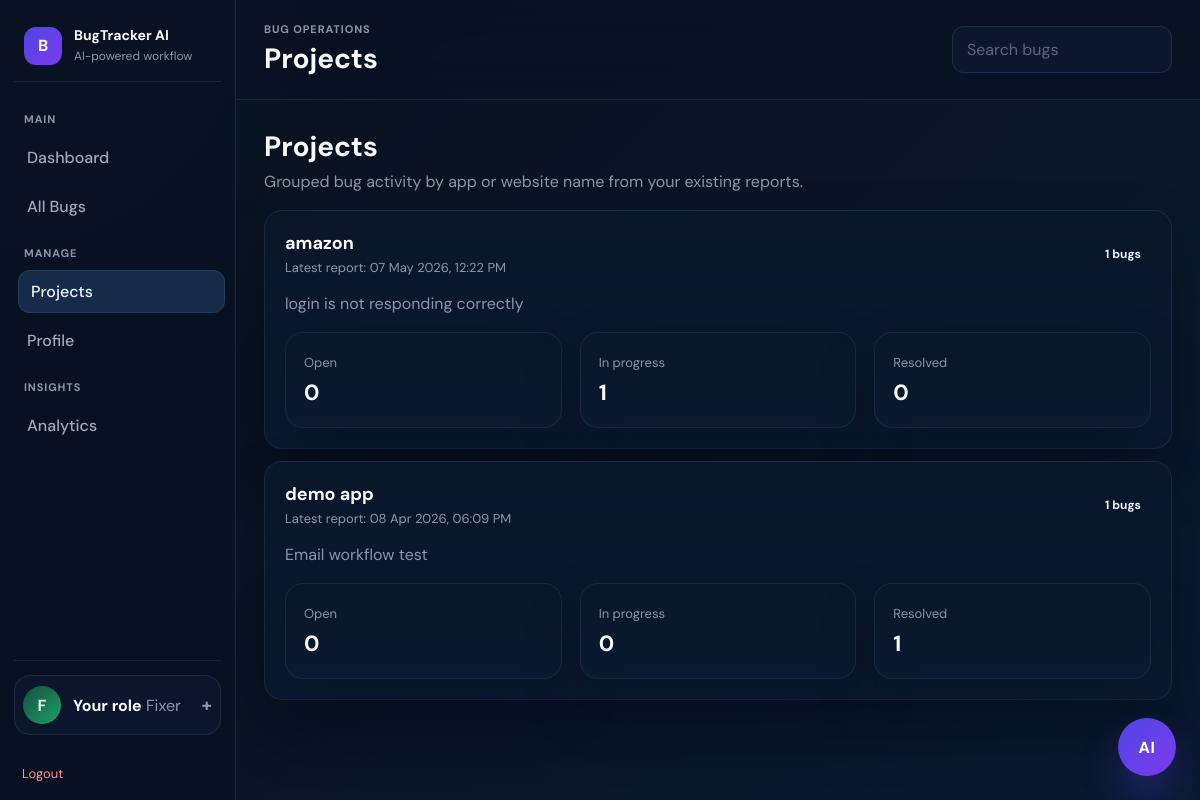
/projects (signed in), run on the app's committed database.
### tables this page shows
CREATE TABLE bugs (
        id INTEGER PRIMARY KEY AUTOINCREMENT,
        title TEXT,
        description TEXT,
        priority TEXT,
        status TEXT,
        assigned_to TEXT,
        created_at TEXT
    , reporter TEXT, app_name TEXT, steps TEXT, expected_result TEXT, actual_result TEXT, contact TEXT, resolution_note TEXT, fixed_at TEXT, screenshot_path TEXT, ai_summary TEXT, ai_priority TEXT, ai_suspected_cause TEXT, ai_fix_plan TEXT, ai_repro_steps TEXT, ai_resolution_summary TEXT);

### app.py (the view)
@app.route("/projects")
def projects():
    if not is_logged_in():
        return redirect(url_for("login"))
    if is_admin():
        bugs = get_all_bugs()
    elif is_fixer():
        bugs = get_bugs_for_fixer(session["user"])
    else:
        bugs = get_bugs_for_reporter(session["user"])
    return render_template(
        "projects.html",
        role=session.get("role", "user"),
        projects=build_project_summaries(bugs),
        active_page="projects"
    )

### app.py (called while the page is built)
def is_logged_in():
    return "user" in session

def is_fixer():
    return session.get("role") == "fixer"

def is_admin():
    return session.get("role") == "admin"

def format_role_label(role):
    labels = {
        "admin": "Admin",
        "fixer": "Fixer",
        "user": "Reporter",
    }
    return labels.get(role, str(role).title())

@app.context_processor
def inject_display_helpers():
    return {
        "display_name": format_display_name,
        "role_label": format_role_label,
    }

def parse_bug_datetime(value):
    if not value:
        return None
    try:
        return datetime.strptime(value, "%d %b %Y, %I:%M %p")
    except ValueError:
        return None

### database.py (called while the page is built)
def get_connection():
    conn = sqlite3.connect(DB_NAME)
    conn.row_factory = sqlite3.Row
    return conn

def get_bugs_for_fixer(username, status_filter="", priority_filter="", search_query=""):
    conn = get_connection()
    cursor = conn.cursor()
    query = "SELECT * FROM bugs WHERE assigned_to=?"
    params = [username]
    if status_filter:
        query += " AND status=?"
        params.append(status_filter)
    if priority_filter:
        query += " AND priority=?"
        params.append(priority_filter)
    if search_query:
        query += " AND (title LIKE ? OR app_name LIKE ? OR description LIKE ? OR reporter LIKE ?)"
        like_query = f"%{search_query}%"
        params.extend([like_query, like_query, like_query, like_query])
    query += " ORDER BY id DESC"
    cursor.execute(query, params)
    bugs = cursor.fetchall()
    conn.close()
    return bugs

### templates/projects.html (shortened to what this page needs)
{% extends "base.html" %}
{% block page_title %}Projects{% endblock %}
{% block content %}
<div class="page-header">
    <h2>Projects</h2>
    <p>Grouped bug activity by app or website name from your existing reports.</p>
</div>
<section class="project-grid">
    {% for project in projects %}
    <article class="project-card">
        <div class="project-top">
            <div>
                <h3 class="card-title">{{ project.name }}</h3>
                <p class="card-subtitle">Latest report: {{ project.latest_created_at }}</p>
            </div>
            <span class="badge">{{ project.total }} bugs</span>
        </div>
        <p class="desc-copy">{{ project.latest_title }}</p>
        <div class="stats-grid" style="grid-template-columns:repeat(3,minmax(0,1fr));margin:16px 0 0;">
            <div class="metric-card"><span>Open</span><strong style="font-size:22px;">{{ project.open }}</strong></div>
            <div class="metric-card"><span>In progress</span><strong style="font-size:22px;">{{ project.in_progress }}</strong></div>
            <div class="metric-card"><span>Resolved</span><strong style="font-size:22px;">{{ project.resolved }}</strong></div>
        </div>
    </article>
    {% else %}
    <div class="empty-state">No projects yet. Add bugs with an app or website name to populate this view.</div>
    {% endfor %}
</section>
{% endblock %}

### static/app.css (style rules this page uses)
:root { --sidebar-width: 236px; --bg: #f5f7fb; --surface: #ffffff; --surface-muted: #f8fafc; --border: #e2e8f0; --text: #0f172a; --muted: #64748b; --primary: #4f46e5; --primary-soft: #eef2ff; --danger: #dc2626; --danger-soft: #fee2e2; --warning: #d97706; --warning-soft: #fef3c7; --success: #16a34a; --success-soft: #dcfce7; --info: #0369a1; --info-soft: #e0f2fe; --shadow: 0 24px 48px rgba(15, 23, 42, 0.08); --radius: 18px; }
* { box-sizing: border-box; }
body { margin: 0; font-family: "DM Sans", sans-serif; background: var(--bg); color: var(--text); }
button, a, .card, .list-card, .metric-card, .project-card, .table-row, .input, .select, .textarea, .nav-link, .file-dropzone { transition: transform 0.22s ease, box-shadow 0.22s ease, border-color 0.22s ease, background-color 0.22s ease, color 0.22s ease, opacity 0.22s ease; }
.brand span, .sidebar-user span, .nav-section, .eyebrow, .card-subtitle, .meta-copy, .empty-copy, .flash { color: var(--muted); }
.topbar h1, .page-header h2, .auth-copy h1, .auth-card h2 { margin: 0; font-size: 28px; }
.page-header { margin-bottom: 18px; }
.page-header p { margin: 6px 0 0; color: var(--muted); }
.hero-card, .card, .metric-card, .list-card, .comment-card, .project-card, .auth-card, .auth-copy { background: var(--surface); border: 1px solid var(--border); border-radius: var(--radius); box-shadow: var(--shadow); }
.stats-grid, .card-grid, .split-grid, .form-grid, .auth-shell { display: grid; gap: 18px; }
.stats-grid { grid-template-columns: repeat(4, minmax(0, 1fr)); margin-bottom: 20px; }
.metric-card { padding: 18px; }
.metric-card strong { font-size: 31px; display: block; margin: 6px 0 2px; }
.metric-card span { color: var(--muted); font-size: 13px; }
.card, .list-card, .project-card { padding: 20px; }
.card-title-row, .table-toolbar, .comment-head, .detail-meta, .project-top, .stack-row { display: flex; justify-content: space-between; align-items: center; gap: 12px; }
.card-title { margin: 0; font-size: 18px; }
.card-subtitle { margin: 4px 0 0; font-size: 13px; }
.workload-list, .status-bars, .comment-list, .project-grid, .table-list { display: grid; gap: 12px; }
.badge { display: inline-flex; align-items: center; padding: 5px 10px; border-radius: 999px; font-size: 12px; font-weight: 700; }
.desc-copy, .meta-copy { color: var(--muted); line-height: 1.5; }
body.app-theme { background: radial-gradient(circle at top left, rgba(19, 166, 114, 0.08), transparent 22%), linear-gradient(135deg, #08111f 0%, #0a1424 46%, #0b1830 100%); color: #eef4ff; }
body.app-theme .brand strong, body.app-theme .topbar h1, body.app-theme .page-header h2, body.app-theme .card-title, body.app-theme .metric-card strong, body.app-theme .sidebar-user-summary strong, body.app-theme .table-row strong, body.app-theme .report-form-top h3, body.app-theme .report-step h3 { color: #f8fbff; }
body.app-theme .brand span, body.app-theme .nav-section, body.app-theme .meta-copy, body.app-theme .card-subtitle, body.app-theme .page-header p, body.app-theme .sidebar-user-summary span, body.app-theme .desc-copy, body.app-theme .field label, body.app-theme .table-head, body.app-theme .eyebrow { color: rgba(188, 201, 222, 0.72); }
body.app-theme .card, body.app-theme .list-card, body.app-theme .metric-card, body.app-theme .project-card, body.app-theme .comment-card, body.app-theme .ai-card, body.app-theme .ai-block { background: linear-gradient(180deg, rgba(10, 22, 42, 0.96), rgba(11, 26, 48, 0.96)); border-color: rgba(98, 119, 154, 0.16); box-shadow: 0 30px 60px rgba(3, 10, 22, 0.24); }
body.app-theme .metric-card span, body.app-theme .ai-label, body.app-theme .status-row .meta-copy, body.app-theme .workload-row span, body.app-theme .comment-card span { color: rgba(190, 202, 221, 0.7); }

### data on the page
bugs: name "amazon", latest_created_at "07 May 2026, 12:22 PM", total "1", latest_title "login is not responding correctly", open "0", in_progress "1", resolved "0"
bugs: name "demo app", latest_created_at "08 Apr 2026, 06:09 PM", total "1", latest_title "Email workflow test", open "0", in_progress "0", resolved "1"

### other printed values
{{ role_label(role)[0] }} "F"
{{ role_label(role) }} "Fixer"
